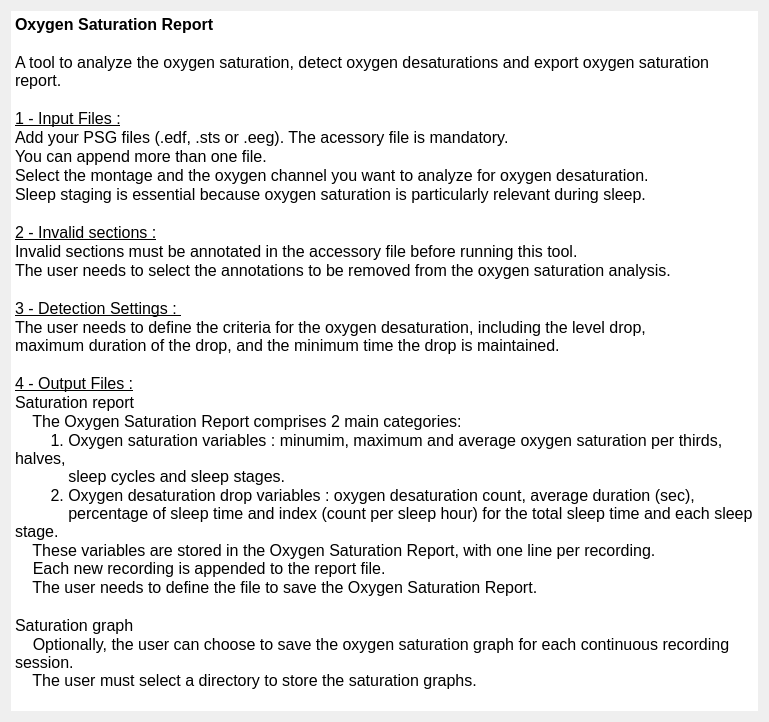
<?xml version="1.0" encoding="UTF-8"?>
<ui version="4.0">
 <class>IntroStep</class>
 <widget class="QWidget" name="IntroStep">
  <property name="geometry">
   <rect>
    <x>0</x>
    <y>0</y>
    <width>769</width>
    <height>722</height>
   </rect>
  </property>
  <property name="windowTitle">
   <string/>
  </property>
  <property name="styleSheet">
   <string>font: 12pt &quot;Roboto&quot;;</string>
  </property>
  <layout class="QHBoxLayout" name="horizontalLayout">
   <item>
    <widget class="QTextEdit" name="textEdit">
     <property name="frameShape">
      <enum>QFrame::HLine</enum>
     </property>
     <property name="frameShadow">
      <enum>QFrame::Plain</enum>
     </property>
     <property name="lineWidth">
      <number>0</number>
     </property>
     <property name="sizeAdjustPolicy">
      <enum>QAbstractScrollArea::AdjustToContents</enum>
     </property>
     <property name="readOnly">
      <bool>true</bool>
     </property>
     <property name="html">
      <string>&lt;!DOCTYPE HTML PUBLIC &quot;-//W3C//DTD HTML 4.0//EN&quot; &quot;http://www.w3.org/TR/REC-html40/strict.dtd&quot;&gt;
&lt;html&gt;&lt;head&gt;&lt;meta name=&quot;qrichtext&quot; content=&quot;1&quot; /&gt;&lt;style type=&quot;text/css&quot;&gt;
p, li { white-space: pre-wrap; }
&lt;/style&gt;&lt;/head&gt;&lt;body style=&quot; font-family:'Roboto'; font-size:12pt; font-weight:400; font-style:normal;&quot;&gt;
&lt;p style=&quot; margin-top:0px; margin-bottom:0px; margin-left:0px; margin-right:0px; -qt-block-indent:0; text-indent:0px;&quot;&gt;&lt;span style=&quot; font-weight:600;&quot;&gt;Oxygen Saturation Report&lt;/span&gt;&lt;/p&gt;
&lt;p style=&quot;-qt-paragraph-type:empty; margin-top:0px; margin-bottom:0px; margin-left:0px; margin-right:0px; -qt-block-indent:0; text-indent:0px;&quot;&gt;&lt;br /&gt;&lt;/p&gt;
&lt;p style=&quot; margin-top:0px; margin-bottom:0px; margin-left:0px; margin-right:0px; -qt-block-indent:0; text-indent:0px;&quot;&gt;A tool to analyze the oxygen saturation, detect oxygen desaturations and export oxygen saturation report.&lt;/p&gt;
&lt;p style=&quot;-qt-paragraph-type:empty; margin-top:0px; margin-bottom:0px; margin-left:0px; margin-right:0px; -qt-block-indent:0; text-indent:0px;&quot;&gt;&lt;br /&gt;&lt;/p&gt;
&lt;p style=&quot; margin-top:0px; margin-bottom:0px; margin-left:0px; margin-right:0px; -qt-block-indent:0; text-indent:0px;&quot;&gt;&lt;span style=&quot; text-decoration: underline;&quot;&gt;1 - Input Files :&lt;/span&gt;&lt;/p&gt;
&lt;p style=&quot; margin-top:0px; margin-bottom:0px; margin-left:0px; margin-right:0px; -qt-block-indent:0; text-indent:0px;&quot;&gt;Add your PSG files (.edf, .sts or .eeg). The acessory file is mandatory.&lt;/p&gt;
&lt;p style=&quot; margin-top:0px; margin-bottom:0px; margin-left:0px; margin-right:0px; -qt-block-indent:0; text-indent:0px;&quot;&gt;You can append more than one file. &lt;/p&gt;
&lt;p style=&quot; margin-top:0px; margin-bottom:0px; margin-left:0px; margin-right:0px; -qt-block-indent:0; text-indent:0px;&quot;&gt;Select the montage and the oxygen channel you want to analyze for oxygen desaturation.&lt;/p&gt;
&lt;p style=&quot; margin-top:0px; margin-bottom:0px; margin-left:0px; margin-right:0px; -qt-block-indent:0; text-indent:0px;&quot;&gt;Sleep staging is essential because oxygen saturation is particularly relevant during sleep.&lt;/p&gt;
&lt;p style=&quot;-qt-paragraph-type:empty; margin-top:0px; margin-bottom:0px; margin-left:0px; margin-right:0px; -qt-block-indent:0; text-indent:0px;&quot;&gt;&lt;br /&gt;&lt;/p&gt;
&lt;p style=&quot; margin-top:0px; margin-bottom:0px; margin-left:0px; margin-right:0px; -qt-block-indent:0; text-indent:0px;&quot;&gt;&lt;span style=&quot; text-decoration: underline;&quot;&gt;2 - Invalid sections :&lt;/span&gt;&lt;/p&gt;
&lt;p style=&quot; margin-top:0px; margin-bottom:0px; margin-left:0px; margin-right:0px; -qt-block-indent:0; text-indent:0px;&quot;&gt;Invalid sections must be annotated in the accessory file before running this tool.&lt;/p&gt;
&lt;p style=&quot; margin-top:0px; margin-bottom:0px; margin-left:0px; margin-right:0px; -qt-block-indent:0; text-indent:0px;&quot;&gt;The user needs to select the annotations to be removed from the oxygen saturation analysis.&lt;/p&gt;
&lt;p style=&quot;-qt-paragraph-type:empty; margin-top:0px; margin-bottom:0px; margin-left:0px; margin-right:0px; -qt-block-indent:0; text-indent:0px;&quot;&gt;&lt;br /&gt;&lt;/p&gt;
&lt;p style=&quot; margin-top:0px; margin-bottom:0px; margin-left:0px; margin-right:0px; -qt-block-indent:0; text-indent:0px;&quot;&gt;&lt;span style=&quot; text-decoration: underline;&quot;&gt;3 - Detection Settings : &lt;/span&gt;&lt;/p&gt;
&lt;p style=&quot; margin-top:0px; margin-bottom:0px; margin-left:0px; margin-right:0px; -qt-block-indent:0; text-indent:0px;&quot;&gt;The user needs to define the criteria for the oxygen desaturation, including the level drop, &lt;br /&gt;maximum duration of the drop, and the minimum time the drop is maintained.&lt;/p&gt;
&lt;p style=&quot;-qt-paragraph-type:empty; margin-top:0px; margin-bottom:0px; margin-left:0px; margin-right:0px; -qt-block-indent:0; text-indent:0px;&quot;&gt;&lt;br /&gt;&lt;/p&gt;
&lt;p style=&quot; margin-top:0px; margin-bottom:0px; margin-left:0px; margin-right:0px; -qt-block-indent:0; text-indent:0px;&quot;&gt;&lt;span style=&quot; text-decoration: underline;&quot;&gt;4 - Output Files :&lt;/span&gt;&lt;/p&gt;
&lt;p style=&quot; margin-top:0px; margin-bottom:0px; margin-left:0px; margin-right:0px; -qt-block-indent:0; text-indent:0px;&quot;&gt;Saturation report&lt;/p&gt;
&lt;p style=&quot; margin-top:0px; margin-bottom:0px; margin-left:0px; margin-right:0px; -qt-block-indent:0; text-indent:0px;&quot;&gt;    The Oxygen Saturation Report comprises 2 main categories:&lt;/p&gt;
&lt;p style=&quot; margin-top:0px; margin-bottom:0px; margin-left:0px; margin-right:0px; -qt-block-indent:0; text-indent:0px;&quot;&gt;        1. Oxygen saturation variables : minumim, maximum and average oxygen saturation per thirds, halves, &lt;br /&gt;            sleep cycles and sleep stages.&lt;/p&gt;
&lt;p style=&quot; margin-top:0px; margin-bottom:0px; margin-left:0px; margin-right:0px; -qt-block-indent:0; text-indent:0px;&quot;&gt;        2. Oxygen desaturation drop variables : oxygen desaturation count, average duration (sec), &lt;br /&gt;            percentage of sleep time and index (count per sleep hour) for the total sleep time and each sleep stage.&lt;/p&gt;
&lt;p style=&quot; margin-top:0px; margin-bottom:0px; margin-left:0px; margin-right:0px; -qt-block-indent:0; text-indent:0px;&quot;&gt;    These variables are stored in the Oxygen Saturation Report, with one line per recording. &lt;br /&gt;    Each new recording is appended to the report file.&lt;/p&gt;
&lt;p style=&quot; margin-top:0px; margin-bottom:0px; margin-left:0px; margin-right:0px; -qt-block-indent:0; text-indent:0px;&quot;&gt;    The user needs to define the file to save the Oxygen Saturation Report.&lt;/p&gt;
&lt;p style=&quot;-qt-paragraph-type:empty; margin-top:0px; margin-bottom:0px; margin-left:0px; margin-right:0px; -qt-block-indent:0; text-indent:0px;&quot;&gt;&lt;br /&gt;&lt;/p&gt;
&lt;p style=&quot; margin-top:0px; margin-bottom:0px; margin-left:0px; margin-right:0px; -qt-block-indent:0; text-indent:0px;&quot;&gt;Saturation graph&lt;/p&gt;
&lt;p style=&quot; margin-top:0px; margin-bottom:0px; margin-left:0px; margin-right:0px; -qt-block-indent:0; text-indent:0px;&quot;&gt;    Optionally, the user can choose to save the oxygen saturation graph for each continuous recording session. &lt;br /&gt;    The user must select a directory to store the saturation graphs.&lt;/p&gt;&lt;/body&gt;&lt;/html&gt;</string>
     </property>
    </widget>
   </item>
  </layout>
 </widget>
 <resources>
  <include location="../../../../../snooz-toolbox/src/main/python/ui/themes/themes.qrc"/>
 </resources>
 <connections/>
</ui>
